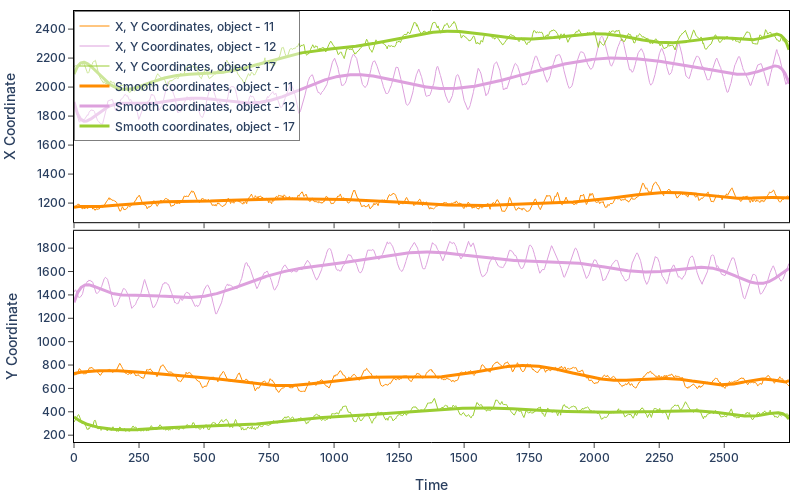

Source (notebook cell):
### Code cell
fig = make_subplots(rows=2, cols=1, shared_xaxes=True, vertical_spacing=0.02)

fig.add_trace(go.Scatter(x=t, y=x_11, legendgroup='11', mode='lines', line=dict(color='DarkOrange', width=1), name='X, Y Coordinates, object - 11'),
              row=1, col=1)

fig.add_trace(go.Scatter(x=t, y=x_12, legendgroup='12', mode='lines', line=dict(color='Plum', width=1), name='X, Y Coordinates, object - 12'),
              row=1, col=1)

fig.add_trace(go.Scatter(x=t, y=x_17, legendgroup='17', mode='lines', line=dict(color='YellowGreen', width=1), name='X, Y Coordinates, object - 17'),
              row=1, col=1)

fig.add_trace(go.Scatter(x=t, y=smooth_x_11, legendgroup='11s', mode='lines', line=dict(color='DarkOrange', width=3), name='Smooth сoordinates, object - 11'),
                row=1, col=1)

fig.add_trace(go.Scatter(x=t, y=smooth_x_12, legendgroup='12s', mode='lines', line=dict(color='Plum', width=3), name='Smooth сoordinates, object - 12'),
                row=1, col=1)

fig.add_trace(go.Scatter(x=t, y=smooth_x_17, legendgroup='17s', mode='lines', line=dict(color='YellowGreen', width=3), name='Smooth сoordinates, object - 17'),
                row=1, col=1)


fig.add_trace(go.Scatter(x=t, y=y_11, legendgroup='11', mode='lines', line=dict(color='DarkOrange', width=1), showlegend=False),
              row=2, col=1)

fig.add_trace(go.Scatter(x=t, y=y_12, legendgroup='12', mode='lines', line=dict(color='Plum', width=1), showlegend=False),
              row=2, col=1)

fig.add_trace(go.Scatter(x=t, y=y_17, legendgroup='17', mode='lines', line=dict(color='YellowGreen', width=1), showlegend=False),
              row=2, col=1)

fig.add_trace(go.Scatter(x=t, y=smooth_y_11, legendgroup='11s', mode='lines', line=dict(color='DarkOrange', width=3), showlegend=False),
                row=2, col=1)

fig.add_trace(go.Scatter(x=t, y=smooth_y_12, legendgroup='12s', mode='lines', line=dict(color='Plum', width=3), showlegend=False),
                row=2, col=1)
fig.add_trace(go.Scatter(x=t, y=smooth_y_17, legendgroup='17s', mode='lines', line=dict(color='YellowGreen', width=3), showlegend=False),    
                row=2, col=1)

fig.update_layout(
    legend=dict(
        x=0.00,
        y=1.00,
        xanchor='left',
        yanchor='top',
        bgcolor='rgba(255, 255, 255, 0.5)',
        bordercolor='Black',
        borderwidth=0.5
    )
)

fig.update_layout(
    font_family="Inter Medium",
    plot_bgcolor='white',
    showlegend=True,
    margin=dict(l=10, r=10, t=10, b=10),
    height=500, width=800
)

fig.update_xaxes(
    showgrid=False,
    mirror=True,
    ticks='outside',
    showline=True,
    linecolor='black',
    gridcolor='lightgrey',
    dtick=250,
)
fig.update_yaxes(
    showgrid=False,
    mirror=True,
    ticks='outside',
    showline=True,
    linecolor='black',
    gridcolor='lightgrey'
)

fig.layout.legend.tracegroupgap = 1
fig.update_yaxes(title_text="X Coordinate", dtick=200, row=1, col=1)
fig.update_yaxes(title_text="Y Coordinate", dtick=200, row=2, col=1)
fig.update_xaxes(title_text="Time", row=2, col=1)

fig.show()

### Figure 1 — Plotly figure (JSON) as saved in the notebook; plotly's stock layout.template omitted (floating-point values rounded to 4 significant figures; data arrays with more than 128 entries replaced by an {"elided": "..."} marker saying what was removed)
{"data": [{"legendgroup": "11", "line": {"color": "DarkOrange", "width": 1}, "mode": "lines", "name": "X, Y Coordinates, object - 11", "type": "scatter", "x": {"elided": "2750 int values"}, "xaxis": "x", "y": {"elided": "2750 int values"}, "yaxis": "y"}, {"legendgroup": "12", "line": {"color": "Plum", "width": 1}, "mode": "lines", "name": "X, Y Coordinates, object - 12", "type": "scatter", "x": {"elided": "2750 int values"}, "xaxis": "x", "y": {"elided": "2750 int values"}, "yaxis": "y"}, {"legendgroup": "17", "line": {"color": "YellowGreen", "width": 1}, "mode": "lines", "name": "X, Y Coordinates, object - 17", "type": "scatter", "x": {"elided": "2750 int values"}, "xaxis": "x", "y": {"elided": "2750 int values"}, "yaxis": "y"}, {"legendgroup": "11s", "line": {"color": "DarkOrange", "width": 3}, "mode": "lines", "name": "Smooth сoordinates, object - 11", "type": "scatter", "x": {"elided": "2750 int values"}, "xaxis": "x", "y": {"elided": "2750 float values"}, "yaxis": "y"}, {"legendgroup": "12s", "line": {"color": "Plum", "width": 3}, "mode": "lines", "name": "Smooth сoordinates, object - 12", "type": "scatter", "x": {"elided": "2750 int values"}, "xaxis": "x", "y": {"elided": "2750 float values"}, "yaxis": "y"}, {"legendgroup": "17s", "line": {"color": "YellowGreen", "width": 3}, "mode": "lines", "name": "Smooth сoordinates, object - 17", "type": "scatter", "x": {"elided": "2750 int values"}, "xaxis": "x", "y": {"elided": "2750 float values"}, "yaxis": "y"}, {"legendgroup": "11", "line": {"color": "DarkOrange", "width": 1}, "mode": "lines", "showlegend": false, "type": "scatter", "x": {"elided": "2750 int values"}, "xaxis": "x2", "y": {"elided": "2750 int values"}, "yaxis": "y2"}, {"legendgroup": "12", "line": {"color": "Plum", "width": 1}, "mode": "lines", "showlegend": false, "type": "scatter", "x": {"elided": "2750 int values"}, "xaxis": "x2", "y": {"elided": "2750 int values"}, "yaxis": "y2"}, {"legendgroup": "17", "line": {"color": "YellowGreen", "width": 1}, "mode": "lines", "showlegend": false, "type": "scatter", "x": {"elided": "2750 int values"}, "xaxis": "x2", "y": {"elided": "2750 int values"}, "yaxis": "y2"}, {"legendgroup": "11s", "line": {"color": "DarkOrange", "width": 3}, "mode": "lines", "showlegend": false, "type": "scatter", "x": {"elided": "2750 int values"}, "xaxis": "x2", "y": {"elided": "2750 float values"}, "yaxis": "y2"}, {"legendgroup": "12s", "line": {"color": "Plum", "width": 3}, "mode": "lines", "showlegend": false, "type": "scatter", "x": {"elided": "2750 int values"}, "xaxis": "x2", "y": {"elided": "2750 float values"}, "yaxis": "y2"}, {"legendgroup": "17s", "line": {"color": "YellowGreen", "width": 3}, "mode": "lines", "showlegend": false, "type": "scatter", "x": {"elided": "2750 int values"}, "xaxis": "x2", "y": {"elided": "2750 float values"}, "yaxis": "y2"}], "layout": {"font": {"family": "Inter Medium"}, "height": 500, "legend": {"bgcolor": "rgba(255, 255, 255, 0.5)", "bordercolor": "Black", "borderwidth": 0.5, "tracegroupgap": 1, "x": 0, "xanchor": "left", "y": 1, "yanchor": "top"}, "margin": {"b": 10, "l": 10, "r": 10, "t": 10}, "plot_bgcolor": "white", "showlegend": true, "width": 800, "xaxis": {"anchor": "y", "domain": [0, 1], "dtick": 250, "gridcolor": "lightgrey", "linecolor": "black", "matches": "x2", "mirror": true, "showgrid": false, "showline": true, "showticklabels": false, "ticks": "outside"}, "xaxis2": {"anchor": "y2", "domain": [0, 1], "dtick": 250, "gridcolor": "lightgrey", "linecolor": "black", "mirror": true, "showgrid": false, "showline": true, "ticks": "outside", "title": {"text": "Time"}}, "yaxis": {"anchor": "x", "domain": [0.51, 1], "dtick": 200, "gridcolor": "lightgrey", "linecolor": "black", "mirror": true, "showgrid": false, "showline": true, "ticks": "outside", "title": {"text": "X Coordinate"}}, "yaxis2": {"anchor": "x2", "domain": [0, 0.49], "dtick": 200, "gridcolor": "lightgrey", "linecolor": "black", "mirror": true, "showgrid": false, "showline": true, "ticks": "outside", "title": {"text": "Y Coordinate"}}}}
